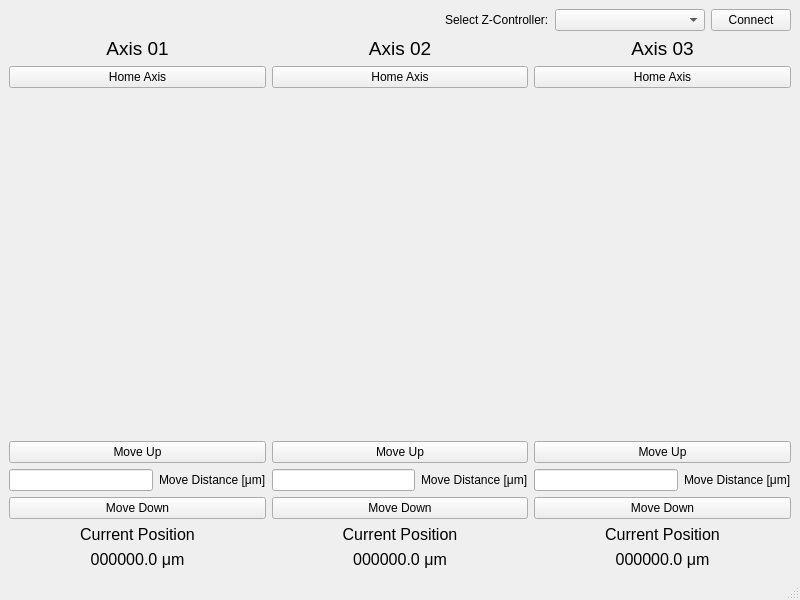
<?xml version="1.0" encoding="UTF-8"?>
<ui version="4.0">
 <class>mainWindow</class>
 <widget class="QMainWindow" name="mainWindow">
  <property name="geometry">
   <rect>
    <x>0</x>
    <y>0</y>
    <width>800</width>
    <height>600</height>
   </rect>
  </property>
  <property name="windowTitle">
   <string>ZStage Controller</string>
  </property>
  <widget class="QWidget" name="centralwidget">
   <layout class="QVBoxLayout" name="verticalLayout">
    <item>
     <layout class="QVBoxLayout" name="verticalLayout_2">
      <item>
       <layout class="QHBoxLayout" name="horizontalLayout">
        <item>
         <spacer name="horizontalSpacer">
          <property name="orientation">
           <enum>Qt::Horizontal</enum>
          </property>
          <property name="sizeHint" stdset="0">
           <size>
            <width>40</width>
            <height>20</height>
           </size>
          </property>
         </spacer>
        </item>
        <item>
         <widget class="QLabel" name="label">
          <property name="text">
           <string>Select Z-Controller:</string>
          </property>
         </widget>
        </item>
        <item>
         <widget class="QComboBox" name="comboBox">
          <property name="minimumSize">
           <size>
            <width>150</width>
            <height>0</height>
           </size>
          </property>
         </widget>
        </item>
        <item>
         <widget class="QPushButton" name="pushButton">
          <property name="text">
           <string>Connect</string>
          </property>
         </widget>
        </item>
       </layout>
      </item>
      <item>
       <layout class="QHBoxLayout" name="horizontalLayout_2">
        <item>
         <layout class="QVBoxLayout" name="verticalLayout_3">
          <item>
           <widget class="QLabel" name="label_2">
            <property name="font">
             <font>
              <pointsize>14</pointsize>
             </font>
            </property>
            <property name="text">
             <string>Axis 01</string>
            </property>
            <property name="alignment">
             <set>Qt::AlignCenter</set>
            </property>
           </widget>
          </item>
          <item>
           <widget class="QPushButton" name="btn_ax1_home">
            <property name="text">
             <string>Home Axis</string>
            </property>
           </widget>
          </item>
          <item>
           <spacer name="verticalSpacer">
            <property name="orientation">
             <enum>Qt::Vertical</enum>
            </property>
            <property name="sizeHint" stdset="0">
             <size>
              <width>20</width>
              <height>40</height>
             </size>
            </property>
           </spacer>
          </item>
          <item>
           <widget class="QPushButton" name="btn_ax1_moveup">
            <property name="text">
             <string>Move Up</string>
            </property>
           </widget>
          </item>
          <item>
           <layout class="QHBoxLayout" name="horizontalLayout_5">
            <item>
             <widget class="QLineEdit" name="le_ax1_movedist"/>
            </item>
            <item>
             <widget class="QLabel" name="label_11">
              <property name="text">
               <string>Move Distance [μm]</string>
              </property>
             </widget>
            </item>
           </layout>
          </item>
          <item>
           <widget class="QPushButton" name="btn_ax1_movedown">
            <property name="text">
             <string>Move Down</string>
            </property>
           </widget>
          </item>
          <item>
           <widget class="QLabel" name="label_3">
            <property name="font">
             <font>
              <pointsize>12</pointsize>
             </font>
            </property>
            <property name="text">
             <string>Current Position</string>
            </property>
            <property name="alignment">
             <set>Qt::AlignCenter</set>
            </property>
           </widget>
          </item>
          <item>
           <widget class="QLabel" name="l_ax1_currentpos">
            <property name="font">
             <font>
              <pointsize>12</pointsize>
             </font>
            </property>
            <property name="text">
             <string>000000.0 μm</string>
            </property>
            <property name="alignment">
             <set>Qt::AlignCenter</set>
            </property>
           </widget>
          </item>
         </layout>
        </item>
        <item>
         <layout class="QVBoxLayout" name="verticalLayout_4">
          <item>
           <widget class="QLabel" name="label_5">
            <property name="font">
             <font>
              <pointsize>14</pointsize>
             </font>
            </property>
            <property name="text">
             <string>Axis 02</string>
            </property>
            <property name="alignment">
             <set>Qt::AlignCenter</set>
            </property>
           </widget>
          </item>
          <item>
           <widget class="QPushButton" name="btn_ax2_home">
            <property name="text">
             <string>Home Axis</string>
            </property>
           </widget>
          </item>
          <item>
           <spacer name="verticalSpacer_2">
            <property name="orientation">
             <enum>Qt::Vertical</enum>
            </property>
            <property name="sizeHint" stdset="0">
             <size>
              <width>20</width>
              <height>40</height>
             </size>
            </property>
           </spacer>
          </item>
          <item>
           <widget class="QPushButton" name="btn_ax2_moveup">
            <property name="text">
             <string>Move Up</string>
            </property>
           </widget>
          </item>
          <item>
           <layout class="QHBoxLayout" name="horizontalLayout_6">
            <item>
             <widget class="QLineEdit" name="le_ax2_movedist"/>
            </item>
            <item>
             <widget class="QLabel" name="label_12">
              <property name="text">
               <string>Move Distance [μm]</string>
              </property>
             </widget>
            </item>
           </layout>
          </item>
          <item>
           <widget class="QPushButton" name="btn_ax2_movedown">
            <property name="text">
             <string>Move Down</string>
            </property>
           </widget>
          </item>
          <item>
           <widget class="QLabel" name="label_6">
            <property name="font">
             <font>
              <pointsize>12</pointsize>
             </font>
            </property>
            <property name="text">
             <string>Current Position</string>
            </property>
            <property name="alignment">
             <set>Qt::AlignCenter</set>
            </property>
           </widget>
          </item>
          <item>
           <widget class="QLabel" name="l_ax2_currentpos">
            <property name="font">
             <font>
              <pointsize>12</pointsize>
             </font>
            </property>
            <property name="text">
             <string>000000.0 μm</string>
            </property>
            <property name="alignment">
             <set>Qt::AlignCenter</set>
            </property>
           </widget>
          </item>
         </layout>
        </item>
        <item>
         <layout class="QVBoxLayout" name="verticalLayout_5">
          <item>
           <widget class="QLabel" name="label_8">
            <property name="font">
             <font>
              <pointsize>14</pointsize>
             </font>
            </property>
            <property name="text">
             <string>Axis 03</string>
            </property>
            <property name="alignment">
             <set>Qt::AlignCenter</set>
            </property>
           </widget>
          </item>
          <item>
           <widget class="QPushButton" name="btn_ax3_home">
            <property name="text">
             <string>Home Axis</string>
            </property>
           </widget>
          </item>
          <item>
           <spacer name="verticalSpacer_3">
            <property name="orientation">
             <enum>Qt::Vertical</enum>
            </property>
            <property name="sizeHint" stdset="0">
             <size>
              <width>20</width>
              <height>40</height>
             </size>
            </property>
           </spacer>
          </item>
          <item>
           <widget class="QPushButton" name="btn_ax3_moveup">
            <property name="text">
             <string>Move Up</string>
            </property>
           </widget>
          </item>
          <item>
           <layout class="QHBoxLayout" name="horizontalLayout_7">
            <item>
             <widget class="QLineEdit" name="le_ax3_movedist"/>
            </item>
            <item>
             <widget class="QLabel" name="label_13">
              <property name="text">
               <string>Move Distance [μm]</string>
              </property>
             </widget>
            </item>
           </layout>
          </item>
          <item>
           <widget class="QPushButton" name="btn_ax3_movedown">
            <property name="text">
             <string>Move Down</string>
            </property>
           </widget>
          </item>
          <item>
           <widget class="QLabel" name="label_9">
            <property name="font">
             <font>
              <pointsize>12</pointsize>
             </font>
            </property>
            <property name="text">
             <string>Current Position</string>
            </property>
            <property name="alignment">
             <set>Qt::AlignCenter</set>
            </property>
           </widget>
          </item>
          <item>
           <widget class="QLabel" name="l_ax3_currentpos">
            <property name="font">
             <font>
              <pointsize>12</pointsize>
             </font>
            </property>
            <property name="text">
             <string>000000.0 μm</string>
            </property>
            <property name="alignment">
             <set>Qt::AlignCenter</set>
            </property>
           </widget>
          </item>
         </layout>
        </item>
       </layout>
      </item>
     </layout>
    </item>
   </layout>
  </widget>
  <widget class="QMenuBar" name="menubar">
   <property name="geometry">
    <rect>
     <x>0</x>
     <y>0</y>
     <width>800</width>
     <height>26</height>
    </rect>
   </property>
  </widget>
  <widget class="QStatusBar" name="statusbar"/>
 </widget>
 <resources/>
 <connections/>
</ui>
